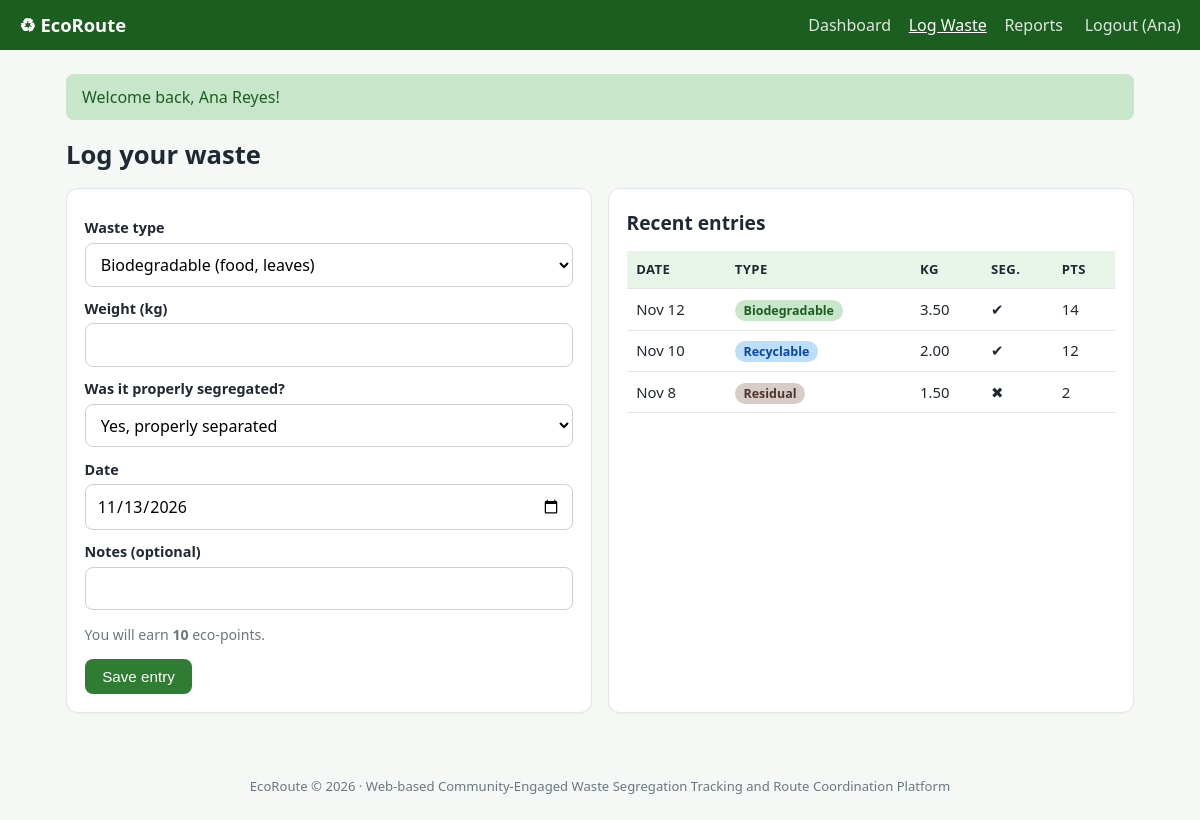
/resident/log.php (signed in), run on the app's committed database.
### tables this page shows
CREATE TABLE segregation_logs(
  id INT AUTO_INCREMENT PRIMARY KEY,
  user_id INT NOT NULL,
  waste_type ENUM('biodegradable','recyclable','residual','special') NOT NULL,
  weight_kg DECIMAL(6,2) NOT NULL,
  properly_segregated TINYINT(1) NOT NULL DEFAULT 1,
  points INT NOT NULL DEFAULT 0,
  notes VARCHAR(255) DEFAULT '',
  log_date DATE NOT NULL,
  FOREIGN KEY(user_id) REFERENCES users(id) ON DELETE CASCADE
);

### resident/log.php (the view, shortened to what this page needs)
<?php require __DIR__ . '/../config.php'; require_role('resident'); $title = 'Log Waste';
$u = user();
$h = $pdo->prepare('SELECT * FROM segregation_logs WHERE user_id=? ORDER BY log_date DESC, id DESC LIMIT 20');
$h->execute([$u['id']]); $hist = $h->fetchAll();
include __DIR__ . '/../includes/header.php'; ?>
<h1>Log your waste</h1>
<div class="grid two">
<form class="card" method="post"><?= csrf() ?>
  <label>Waste type</label><select name="waste_type" required>
    <option value="biodegradable">Biodegradable (food, leaves)</option><option value="recyclable">Recyclable (paper, plastic, glass)</option>
    <option value="residual">Residual (non-recyclable)</option><option value="special">Special (batteries, e-waste)</option></select>
  <label>Weight (kg)</label><input type="number" id="weight" name="weight_kg" step="0.1" min="0.1" max="500" required>
  <label>Was it properly segregated?</label><select id="seg" name="seg"><option value="1">Yes, properly separated</option><option value="0">No, mixed</option></select>
  <label>Date</label><input type="date" name="log_date" value="<?= date('Y-m-d') ?>" max="<?= date('Y-m-d') ?>">
  <label>Notes (optional)</label><input name="notes" maxlength="200">
  <p class="mut">You will earn <b id="pts">10</b> eco-points.</p>
  <button class="btn">Save entry</button>
</form>
<div class="card"><h2>Recent entries</h2><div class="tbl"><table><thead><tr><th>Date</th><th>Type</th><th>kg</th><th>Seg.</th><th>Pts</th></tr></thead><tbody>
<?php foreach ($hist as $r): ?><tr><td><?= date('M j', strtotime($r['log_date'])) ?></td><td><?= badge($r['waste_type']) ?></td><td><?= $r['weight_kg'] ?></td><td><?= $r['properly_segregated'] ? '✔' : '✖' ?></td><td><?= $r['points'] ?></td></tr><?php endforeach;
if (!$hist) echo '<tr><td colspan="5" class="mut">No entries yet.</td></tr>'; ?></tbody></table></div></div>
</div>
<?php include __DIR__ . '/../includes/footer.php'; ?>

### config.php (shortened to what this page needs)
<?php
function e($s) { return htmlspecialchars((string)$s, ENT_QUOTES, 'UTF-8'); }
function badge($s) { return '<span class="badge ' . e($s) . '">' . e(str_replace('_', ' ', $s)) . '</span>'; }

### assets/css/style.css (style rules this page uses)
:root { --g:#2e7d32;--gd:#1b5e20;--gl:#e8f5e9;--ink:#1f2933;--mut:#6b7780;--bd:#e1e7e3;--bg:#f6f8f6;--warn:#f9a825;--bad:#c62828 }
* { box-sizing:border-box }
body { margin:0;font-family:system-ui,"Segoe UI",sans-serif;background:var(--bg);color:var(--ink);line-height:1.5 }
h1,h2,h3 { margin:.2rem 0 .8rem }
h1 { font-size:1.6rem }
h2 { font-size:1.2rem }
.grid { display:grid;gap:1rem;grid-template-columns:repeat(auto-fit,minmax(210px,1fr)) }
.grid.two { grid-template-columns:repeat(auto-fit,minmax(340px,1fr)) }
.card { background:#fff;border:1px solid var(--bd);border-radius:12px;padding:1.1rem;margin-bottom:1rem;box-shadow:0 1px 2px rgba(0,0,0,.04) }
.btn { display:inline-block;background:var(--g);color:#fff;border:0;border-radius:8px;padding:.55rem 1.1rem;font-size:.95rem;cursor:pointer;text-decoration:none }
label { display:block;font-weight:600;font-size:.9rem;margin:.7rem 0 .25rem }
input,select,textarea { width:100%;padding:.55rem .7rem;border:1px solid #c9d3cc;border-radius:8px;font:inherit;background:#fff }
table { width:100%;border-collapse:collapse;font-size:.93rem }
th,td { padding:.55rem .6rem;border-bottom:1px solid var(--bd);text-align:left;vertical-align:top }
th { background:var(--gl);font-size:.82rem;text-transform:uppercase;letter-spacing:.03em }
.tbl { overflow-x:auto }
.badge { padding:.12rem .55rem;border-radius:99px;font-size:.78rem;font-weight:600;background:#eceff1;text-transform:capitalize }
.badge.biodegradable,.badge.collected,.badge.resolved { background:#c8e6c9;color:#1b5e20 }
.badge.recyclable { background:#bbdefb;color:#0d47a1 }
.badge.residual { background:#d7ccc8;color:#4e342e }
.mut { color:var(--mut);font-size:.88rem }

### data on the page
segregation_logs: log_date "Nov 12", waste_type "Biodegradable", weight_kg "3.50", points "14"
segregation_logs: log_date "Nov 10", waste_type "Recyclable", weight_kg "2.00", points "12"
segregation_logs: log_date "Nov 8", waste_type "Residual", weight_kg "1.50", points "2"

### other printed values
$n[1] "Dashboard"
$n[1] "Log Waste"
$n[1] "Reports"
explode(' ', $u['name'])[0] "Ana"
$f[0] "Welcome back, Ana Reyes!"
